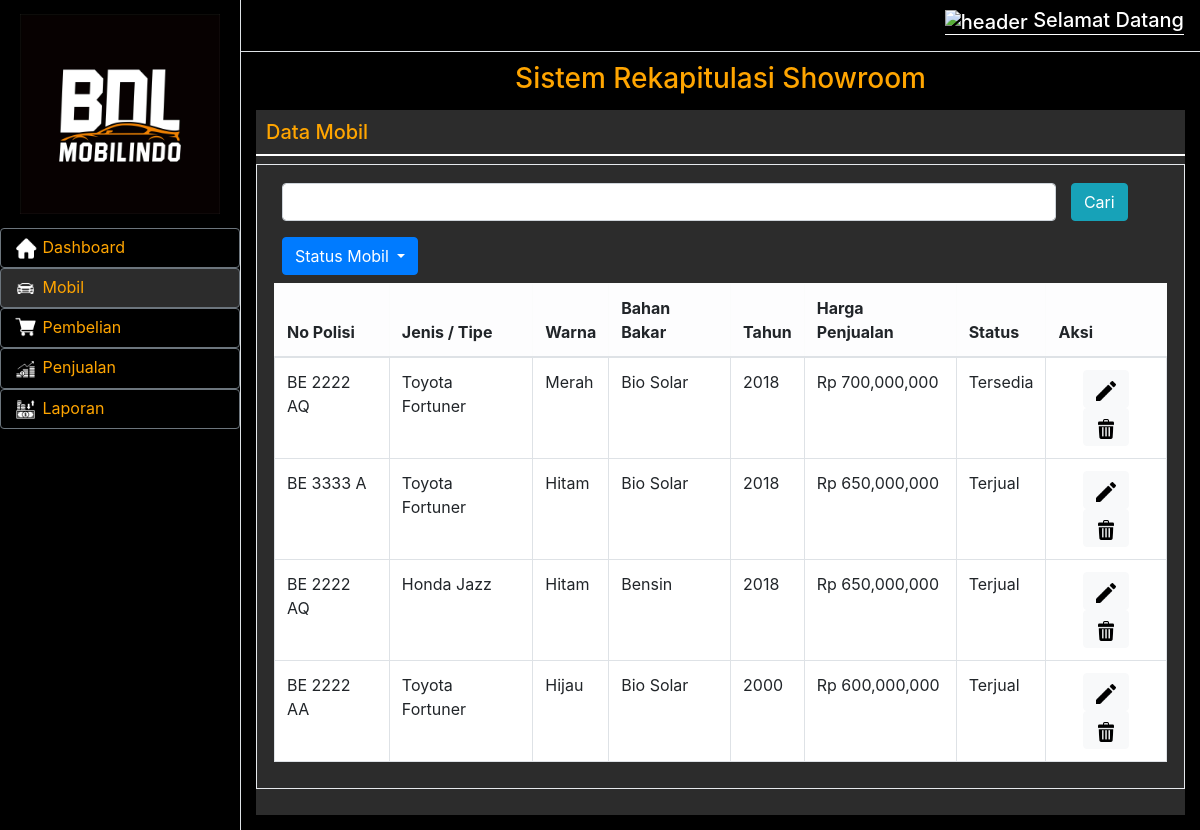
The page /index.php/auth/lihatmobil on the database as committed earlier.
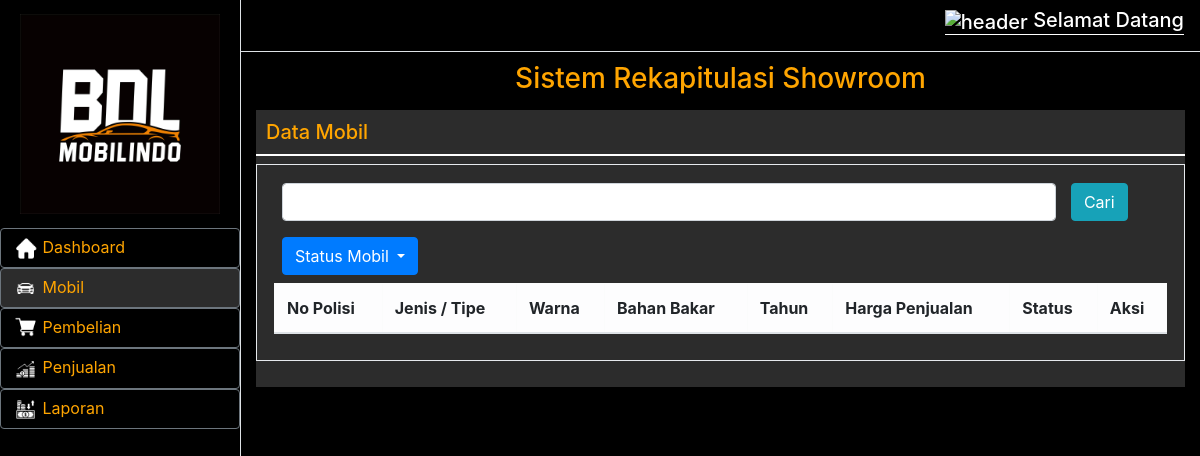
The same page on the database as committed later.
### tables this page shows
CREATE TABLE `mobil` (
  `id_mobil` int(5) NOT NULL,
  `tgl_beli` date NOT NULL,
  `tgl_jual` date NOT NULL,
  `no_polis` varchar(30) NOT NULL,
  `jenis_typr` varchar(30) NOT NULL,
  `warna` varchar(30) NOT NULL,
  `bahan_bakar` varchar(30) NOT NULL,
  `tahun_keluaran` int(5) NOT NULL,
  `harga_jual` int(30) NOT NULL,
  `status` int(30) DEFAULT '1',
  `harga_beli` int(30) NOT NULL
);

### application/controllers/Auth.php (called while the page is built, shortened)
<?php
class Auth extends CI_Controller
{
    public function __construct()
    {
        $this->load->library('form_validation');
        $this->load->model('model_mobil');
        $this->load->model('model_pembelian');
        $this->load->model('model_penjualan');
    }
    public function lihatmobil()
    {
        $data = array(
            'title' => 'Data Mobil',
            'data_mobil' => $this->model_mobil->tabel_mobil()
        );
        $this->load->view('lihat-mobil', $data);
    }
}

### index.php (called while the page is built, shortened)
<?php
require_once BASEPATH.'core/CodeIgniter.php';

### application/models/Model_mobil.php (called while the page is built, shortened)
<?php
class Model_mobil extends CI_Model
{
    public function tabel_mobil()
    {
        $query = $this->db->order_by('id_mobil', 'DESC')->get('mobil');
        return $query->result();
    }
}

### application/views/lihat-mobil.php (the view, shortened to what this page needs)
<!DOCTYPE html>
<html>
<head>
    <link href="assets/vendor/bootstrap/css/bootstrap.min.css" rel="stylesheet">
    <link href="assets/css/lihat-mobil.css" rel="stylesheet">
</head>
<body>
    <div class="d-flex" id="wrapper">
        <div class="border-right" id="sidebar-wrapper" style="background-color: black;">
            <div class="sidebar-heading"><img src="assets/img/logo.jpg " width="200"></div>
            <div class="list-group list-group-flush">
                <button id="btnGroupDrop1" type="button" class="btn btn-secondary" aria-expanded="false" onclick="location.href='<?= base_url('dashboard'); ?>'">
                    <img src="assets/img/home.png" style="width: 25px; "> Dashboard
                </button>
                <button id="btnGroupDrop1" type="button" style="background-color: rgb(44, 44, 44);" class="btn btn-secondary" aria-expanded="false">
                    <img src="assets/img/mobil.png" style="width: 25px; "> Mobil
                </button>
                <button id="btnGroupDrop1" type="button" class="btn btn-secondary" aria-expanded="false" onclick="location.href='<?= base_url('lihatpembelian'); ?>'">
                    <img src="assets/img/cart.png" style="width: 25px; "> Pembelian
                </button>
                <button id="btnGroupDrop1" type="button" class="btn btn-secondary" aria-expanded="false" onclick="location.href='<?= base_url('lihatpenjualan'); ?>'">
                    <img src="assets/img/sales.png" style="width: 25px; "> Penjualan
                </button>
                <button id="btnGroupDrop1" type="button" class="btn btn-secondary" aria-expanded="false" onclick="location.href='<?= base_url('lihatlaporan'); ?>'">
                    <img src="assets/img/laporan.png" style="width: 25px; "> Laporan
                </button>
            </div>
        </div>
        <div id="page-content-wrapper">
            <nav class="navbar navbar-expand-lg navbar-light border-bottom" style="background-color: black;">
                <div class="collapse navbar-collapse" id="navbarSupportedContent">
                    <ul class="navbar-nav ml-auto mt-2 mt-lg-0">
                        <li class="nav-item active">
                            <h4 class="header"><img src=assets/img/header.png alt="header" style="width: 20px; height: 20px;"> Selamat Datang </h4>
                        </li>
                    </ul>
                </div>
            </nav>
            <div class="container-fluid">
                <h3 style="color: orange; text-align: center; padding-top: 10px">Sistem Rekapitulasi Showroom</h3>
                <div class="card-wrapper pb-3">
                    <h5 style="padding: 10px;border-bottom: 2px solid white; color: orange;"> Data Mobil </h5>
                    <div class="x_panel">
                        <div class="x_title">
                            <div class="navbar-form navbar-right">
                                <?php echo form_open('search') ?>
                                <div class="row g-2 align-items-center p-2">
                                    <div class="col-11">
                                        <input type="text" name="keyword" class="form-control" required>
                                    </div>
                                    <button type="submit" class="btn btn-info btn-xs">Cari</button>
                                </div>
                                <?php echo form_close() ?>
                            </div>
                            <div class="dropdown mb-2 mt-2 pl-2">
                                <button type="button" class="btn btn-primary dropdown-toggle" data-toggle="dropdown">
                                    Status Mobil
                                </button>
                            </div>
                            <table class="table table-bordered">
                                <thead class="table-light">
                                    <tr>
                                        <th>No Polisi</th>
                                        <th>Jenis / Tipe</th>
                                        <th>Warna</th>
                                        <th>Bahan Bakar</th>
                                        <th>Tahun</th>
                                        <th>Harga Penjualan</th>
                                        <th>Status</th>
                                        <th>Aksi</th>
                                    </tr>
                                </thead>
                                <tbody>
                                    <?php foreach ($data_mobil  as $mobil) { ?>
                                        <tr>
                                            <td><?php echo $mobil->no_polis ?></td>
                                            <td><?php echo $mobil->jenis_typr ?></td>
                                            <td><?php echo $mobil->warna ?></td>
                                            <td><?php echo $mobil->bahan_bakar ?></td>
                                            <td><?php echo $mobil->tahun_keluaran ?></td>
                                            <td>Rp <?php echo number_format($mobil->harga_jual) ?></td>
                                            <td><label class="label label-success"><?php echo ($mobil->status == 1) ? 'Tersedia' : 'Terjual' ?> </td>
                                            <td style=" text-align: center;">
                                                <button type="button" class="btn btn-light btn-xs" data-toggle="modal" data-target="#edit<?php echo  $mobil->id_mobil ?>">
                                                    <img src="assets/img/edit.png" style="width: 20px;">
                                                </button>
                                                <button type="button" class="btn btn-light btn-xs" data-toggle="modal" data-target="#hapus<?php echo $mobil->id_mobil ?>">
                                                    <img src="assets/img/trash.png" style="width: 20px;">
                                                </button>
                                            </td>
                                        </tr>
                                    <?php } ?>
                                </tbody>
                            </table>
                        </div>
                    </div>
</body>
</html>

### assets/css/lihat-mobil.css (style rules this page uses)
.row { width: 100%; }
.header { font-size: 20px; border-width: 10px; border-bottom: 1.5px solid white; text-align: right; color: rgb(255, 255, 255); }
.card-wrapper { background-color: rgb(44, 44, 44); margin: 15px auto; }
.x_panel, .x_title { margin-bottom: 10px }
.x_panel { position: relative; width: 100%; padding: 10px 17px; display: inline-block; background-color: rgb(44, 44, 44); border: 1px solid #E6E9ED; -webkit-column-break-inside: avoid; -moz-column-break-inside: avoid; -webkit-column-break-inside: avoid; opacity: 1; transition: all .2s ease; position: relative; }
table.table { background-color: white; }
.header { font-size: 20px; text-align: right; color: rgb(255, 255, 255); }
#btnGroupDrop1 { text-align: left; color: orange; background-color: rgb(0, 0, 0); }
#wrapper { overflow-x: hidden; background-color: black; }
#sidebar-wrapper { text-align: right; min-height: 100vh; margin-left: -15rem; -webkit-transition: margin .25s ease-out; -moz-transition: margin .25s ease-out; -o-transition: margin .25s ease-out; transition: margin .25s ease-out; }
#sidebar-wrapper .sidebar-heading { padding: 0.875rem 1.25rem; font-size: 1.2rem; }
#sidebar-wrapper .list-group { width: 15rem; }
#page-content-wrapper { min-width: 1000vw; }
@media (min-width: 768px) { #sidebar-wrapper { margin-left: 0; } }
@media (min-width: 768px) { #page-content-wrapper { min-width: 0; width: 100%; } }

Rows that differ between the two databases and show on the page:
removed mobil: no_polis "BE 2222 AQ", jenis_typr "Toyota Fortuner", warna "Merah", bahan_bakar "Bio Solar", tahun_keluaran "2018", harga_jual "700,000,000", status "Tersedia"
removed mobil: no_polis "BE 3333 A", jenis_typr "Toyota Fortuner", warna "Hitam", bahan_bakar "Bio Solar", tahun_keluaran "2018", harga_jual "650,000,000", status "Terjual"
removed mobil: no_polis "BE 2222 AQ", jenis_typr "Honda Jazz", warna "Hitam", bahan_bakar "Bensin", tahun_keluaran "2018", harga_jual "650,000,000", status "Terjual"
removed mobil: no_polis "BE 2222 AA", jenis_typr "Toyota Fortuner", warna "Hijau", bahan_bakar "Bio Solar", tahun_keluaran "2000", harga_jual "600,000,000", status "Terjual"
